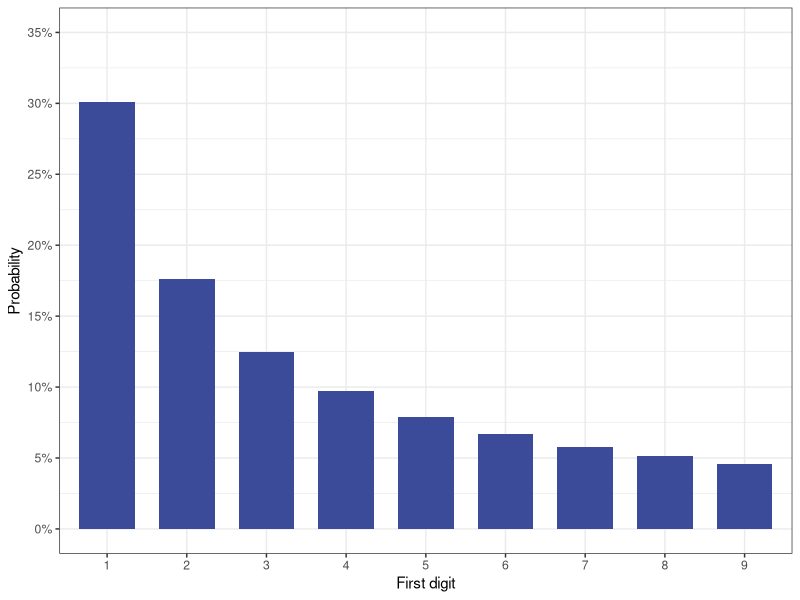
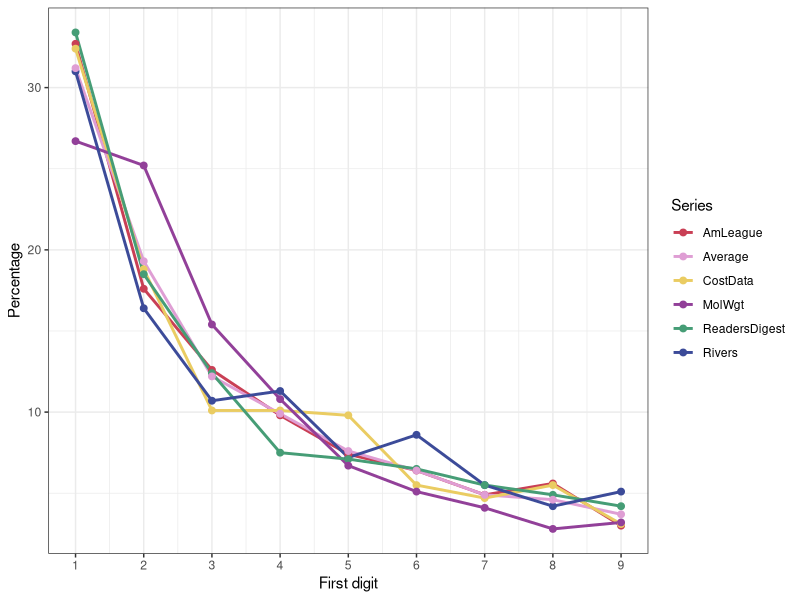
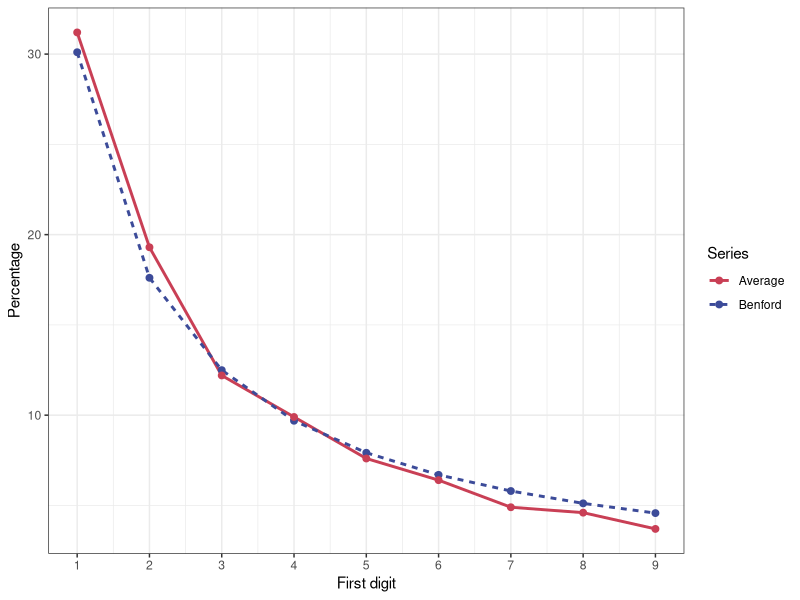
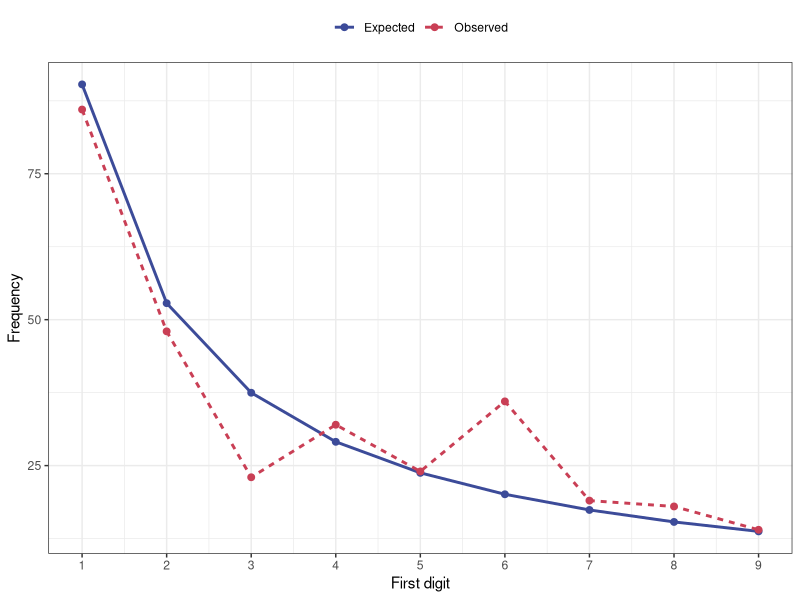
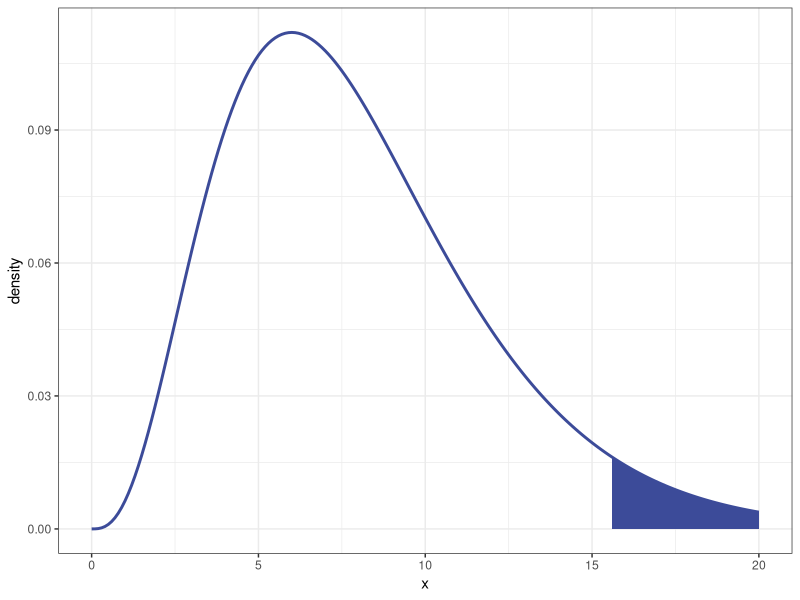
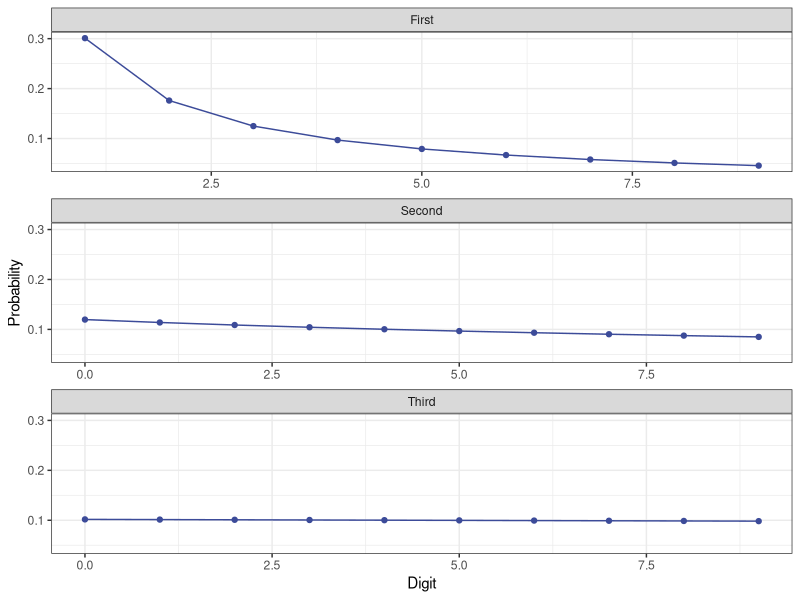

Write R code to recreate these figures, in order. (Note: this script raises an error after producing the figures.)
## ---- chunk 1
library(ggplot2) # Data visualization
# library(aicpa)           # Contains US SteamCo data
# library(car)             # Companion to Applied Regression
library(gridExtra) # Arrange multiple grid-based plots
library(tidyr) # Data tidying (reshape and transform)
library(tidyverse)
# library(corrplot)        # Correlation matrix visualization
library(lmtest) # Diagnostic tests for linear models
# library(latex2exp)       # Use LaTeX expressions in plots
# library(scales)
ada_colour <- function(name) {
  palette <- c(
    blue = "#3c4b99",
    mediumblue = "#6098d2",
    lightblue = "#62b8e7",
    red = "#c93f55",
    yellow = "#eacc62",
    green = "#469d76",
    purple = "#924099",
    lightpurple = "#df9ed4",
    blue50 = "#d3d8ef",
    lightpink = "#e36877"
  )
  unname(palette[[name]])
}
theme_set(ggplot2::theme_bw())
## ---- chunk 2
# Hypothesized population proportions from the base year
p <- c(0.40, 0.16, 0.44)
## ---- chunk 3
# Observed frequencies from the follow-up study
observed <- c(15, 12, 13)

# Sample size
n <- sum(observed)
## ---- chunk 4
# Expected frequencies
(expected <- n * p)
## ---- chunk 5
# Chi-square test statistic (manual calculation)
(chi_sq <- sum((observed - expected)^2 / expected))
## ---- chunk 6
# Degrees of freedom
(df <- length(observed) - 1)

# Critical value for alpha = 0.05
alpha <- 0.05
(critical_value <- qchisq(1 - alpha, df))
## ---- chunk 7
(p_value <- pchisq(chi_sq, df, lower.tail = FALSE))
## ---- chunk 8
chisq.test(x = observed, p = p)
## ---- chunk 9
# Benford probabilities
digits <- 1:9
probabilities <- log10((digits + 1) / digits)

# Data frame
benford <- data.frame(
  Digit = factor(digits, levels = digits),
  Probability = probabilities
)

# Figure
benford_plot <- ggplot(benford, aes(x = Digit, y = Probability)) +
  geom_col(fill = ada_colour("blue"), width = 0.7) +
  scale_y_continuous(
    limits = c(0, 0.35),
    breaks = seq(0, 0.35, by = 0.05),
    labels = scales::percent_format(accuracy = 1)
  ) +
  labs(
    x = "First digit",
    y = "Probability"
  ) # +
# ggplot2::theme_bw() is set globally for ADA figures

benford_plot
## ---- chunk 10
library(tidyverse)

df <- tribble(
  ~Digit, ~Rivers, ~AmLeague, ~CostData, ~ReadersDigest, ~MolWgt, ~Average,
  1, 31.0, 32.7, 32.4, 33.4, 26.7, 31.2,
  2, 16.4, 17.6, 18.8, 18.5, 25.2, 19.3,
  3, 10.7, 12.6, 10.1, 12.4, 15.4, 12.2,
  4, 11.3, 9.8, 10.1, 7.5, 10.8, 9.9,
  5, 7.2, 7.4, 9.8, 7.1, 6.7, 7.6,
  6, 8.6, 6.4, 5.5, 6.5, 5.1, 6.4,
  7, 5.5, 4.9, 4.7, 5.5, 4.1, 4.9,
  8, 4.2, 5.6, 5.5, 4.9, 2.8, 4.6,
  9, 5.1, 3.0, 3.1, 4.2, 3.2, 3.7
)

df_long <- pivot_longer(
  df,
  -Digit,
  names_to = "Series",
  values_to = "Percentage"
)

benford_examples_plot <- ggplot(
  df_long,
  aes(
    x = Digit,
    y = Percentage,
    color = Series
  )
) +
  ggplot2::theme_bw() +
  geom_line(linewidth = 1) +
  geom_point(size = 2) +
  scale_color_manual(values = c(
    "Rivers" = ada_colour("blue"),
    "AmLeague" = ada_colour("red"),
    "CostData" = ada_colour("yellow"),
    "ReadersDigest" = ada_colour("green"),
    "MolWgt" = ada_colour("purple"),
    "Average" = ada_colour("lightpurple")
  )) +
  scale_x_continuous(breaks = 1:9) +
  labs(
    x = "First digit",
    y = "Percentage"
  )

benford_examples_plot
## ---- chunk 11
# Benford probabilities (%)
benford <- 100 * probabilities

# Average from the table
average <- c(31.2, 19.3, 12.2, 9.9, 7.6, 6.4, 4.9, 4.6, 3.7)

# Data frame
df <- data.frame(
  Digit = rep(digits, 2),
  Percentage = c(benford, average),
  Series = rep(c("Benford", "Average"), each = 9)
)

# Plot
benford_average_plot <- ggplot(
  df,
  aes(
    x = Digit,
    y = Percentage,
    color = Series,
    linetype = Series
  )
) +
  ggplot2::theme_bw() +
  geom_line(linewidth = 1) +
  geom_point(size = 2) +
  scale_color_manual(values = c(
    "Benford" = ada_colour("blue"),
    "Average" = ada_colour("red")
  )) +
  scale_x_continuous(breaks = 1:9) +
  labs(
    x = "First digit",
    y = "Percentage"
  )

benford_average_plot
## ---- chunk 12
# Benford probabilities (%)
inv_expected <- 300 * probabilities

# Observed frequencies inventories
inv_observed <- c(86, 48, 23, 32, 24, 36, 19, 18, 14)

# Data frame
df_inv <- data.frame(
  Digit = rep(digits, 2),
  Frequency = c(inv_expected, inv_observed),
  Series = rep(c("Expected", "Observed"), each = 9)
)

# Plot
inv_plot <- ggplot(
  df_inv,
  aes(
    x = Digit,
    y = Frequency,
    color = Series,
    linetype = Series
  )
) +
  ggplot2::theme_bw() +
  geom_line(linewidth = 1) +
  geom_point(size = 2) +
  scale_color_manual(values = c(
    "Expected" = ada_colour("blue"),
    "Observed" = ada_colour("red")
  )) +
  scale_x_continuous(breaks = 1:9) +
  theme(legend.position = "top") +
  guides(color = guide_legend(title = NULL), linetype = guide_legend(title = NULL)) + # Remove legend titles
  labs(
    x = "First digit",
    y = "Frequency"
  )

inv_plot
## ---- chunk 13
# Expected
round(inv_expected, 2)
## ---- chunk 14
# Obs - Exp squared
round((inv_observed - inv_expected)^2, 2)
## ---- chunk 15
# Obs - Exp squared divided by expected
round(((inv_observed - inv_expected)^2 / inv_expected), 2)
sum(round(((inv_observed - inv_expected)^2 / inv_expected), 2))
## ---- chunk 16
# Parameters
df <- 8 # Degrees of freedom
x <- seq(0, 20, by = 0.1) # Range of x values
tail_start <- 15.51 # Starting point for the shaded tail

# Create a data frame for the chi-square distribution
data <- data.frame(
  x = x,
  y = dchisq(x, df = df)
)

# Create the plot
chisq_plot <- ggplot(data, aes(x = x, y = y)) +
  geom_line(color = ada_colour("blue"), size = 1) +
  geom_area(
    data = subset(data, x >= tail_start),
    aes(x = x, y = y),
    fill = ada_colour("blue"),
    alpha = 1
  ) +
  labs(x = "x", y = "density")

chisq_plot
## ---- chunk 17
chisq.test(x = inv_observed, p = probabilities)
## ---- chunk 18
# First digit probabilities
first_digit <- data.frame(
  digit = 1:9,
  probability = log10(1 + 1 / 1:9),
  position = "First"
)

# Second digit probabilities
second_digit <- data.frame(
  digit = 0:9,
  probability = sapply(0:9, function(d) sum(log10(1 + 1 / (10 * 1:9 + d)))),
  position = "Second"
)

# Third digit probabilities
third_digit <- data.frame(
  digit = 0:9,
  probability = sapply(0:9, function(d) sum(log10(1 + 1 / (10 * 10:99 + d)))),
  position = "Third"
)

# Combine data
benford_data <- bind_rows(first_digit, second_digit, third_digit)

# Create line plots
benford_digit_plot <- ggplot(benford_data, aes(x = digit, y = probability, group = position)) +
  ggplot2::theme_bw() +
  geom_line(color = ada_colour("blue")) +
  geom_point(color = ada_colour("blue")) +
  facet_wrap(~position, ncol = 1, scales = "free_x") +
  labs(
    x = "Digit",
    y = "Probability"
  ) +
  theme(legend.position = "none")

benford_digit_plot
## ---- chunk 19
library(ggplot2)
library(grid)
library(gridExtra)

nres <- ussteamco.mod.3$residuals / sd(ussteamco.mod.3$residuals)
model3 <- as.data.frame(nres)

# Function to create a histogram with a given number of bins
create_hist <- function(bins) {
  ggplot(model3, aes(nres)) +
    geom_histogram(aes(y = after_stat(density)),
      breaks = seq(min(nres), max(nres), length.out = bins + 1),
      fill = ada_colour("blue"), color = "black"
    ) +
    stat_function(
      fun = dnorm,
      args = list(
        mean = mean(model3$nres),
        sd = sd(model3$nres)
      ),
      color = ada_colour("red"), size = 1
    ) +
    labs(
      title = paste("Histogram with", bins, "bins"),
      x = "Standardized Residuals", y = "Density"
    ) +
    ggplot2::theme_bw()
}

# Create the four histograms
hist_6 <- create_hist(6)
hist_7 <- create_hist(7)
hist_8 <- create_hist(8)
hist_9 <- create_hist(9)

# Arrange in a 2x2 grid using grid
grid.arrange(hist_6, hist_7, hist_8, hist_9, ncol = 2)
